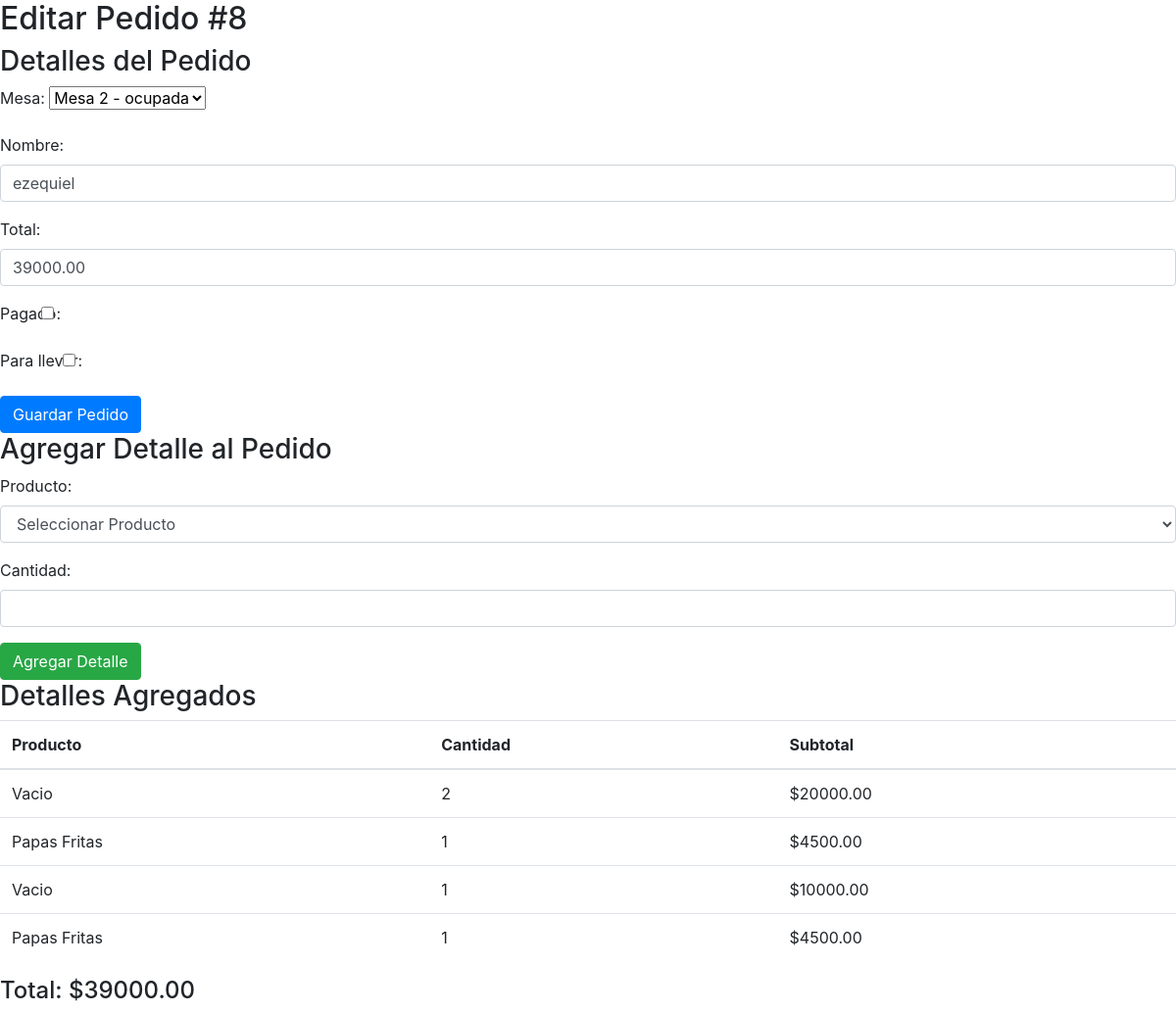
Screenshot of /editar/8/ with the database file from the repository.
### Parrilla/models.py (models this page shows, shortened)
class Pedido(models.Model):
    mesa = models.ForeignKey('Mesa', on_delete=models.CASCADE, blank=True, null=True)
    nombre = models.CharField(max_length=100, blank=True, null=True)
    fecha = models.DateTimeField(auto_now_add=True)
    total = models.DecimalField(max_digits=10, decimal_places=2, default=0)
    pagado = models.BooleanField(default=False)
    para_llevar = models.BooleanField(default=False)

class DetallePedido(models.Model):
    pedido = models.ForeignKey(Pedido, on_delete=models.CASCADE)
    producto = models.ForeignKey(Producto, on_delete=models.CASCADE)
    cantidad = models.PositiveIntegerField(default=1)
    subtotal = models.DecimalField(max_digits=10, decimal_places=2, default=0)

class Producto(models.Model):
    nombre = models.CharField(max_length=100)
    precio = models.DecimalField(max_digits=10, decimal_places=2)
    descripcion = models.TextField()
    imagen = models.ImageField(upload_to='productos')
    categoria = models.CharField(max_length=50, choices=[
        ('sandwiches', 'Sandwiches'),
        ('porciones', 'Porciones'),
        ('ensaladas', 'Ensaladas'),
        ('papas', 'Papas'),
        ('bebidas', 'Bebidas'),
    ])
    def __str__(self):
        return self.nombre

### Parrilla/views.py (the view)
# urls.py: path('editar/<int:pk>/', views.editar_pedido, name='editar_pedido'),
def editar_pedido(request, pk):
    pedido = get_object_or_404(Pedido, pk=pk)
    if request.method == 'POST' and 'editar_pedido' in request.POST:
        pedido_form = PedidoForm(request.POST, instance=pedido)
        if pedido_form.is_valid():
            pedido_form.save()
            pedido.calcular_total()  # Calcular el total después de editar
            return redirect('detalle_pedido', pedido_id=pedido.id)
    else:
        pedido_form = PedidoForm(instance=pedido)
    if request.method == 'POST' and 'agregar_detalle' in request.POST:
        detalle_form = DetallePedidoForm(request.POST)
        if detalle_form.is_valid():
            detalle = detalle_form.save(commit=False)
            detalle.pedido = pedido  # Asociar el detalle con el pedido
            detalle.calcular_subtotal()  # Calcular el subtotal del detalle
            detalle.save()
            pedido.calcular_total()  # Recalcular el total después de agregar el detalle
            return redirect('editar_pedido', pk=pedido.id)
    else:
        detalle_form = DetallePedidoForm()
    detalles_pedido = pedido.detallepedido_set.all()  # Obtener los detalles del pedido
    return render(request, 'Parrilla/editar_pedido.html', {
        'pedido_form': pedido_form,
        'detalle_form': detalle_form,
        'detalles_pedido': detalles_pedido,
        'pedido': pedido,
    })

### Parrilla/forms.py
class PedidoForm(forms.ModelForm):
    class Meta:
        model = Pedido
        fields = ['mesa', 'nombre', 'total', 'pagado', 'para_llevar']
        widgets = {
            'mesa': forms.Select(),
            'nombre': forms.TextInput(attrs={'class': 'form-control'}),
            'total': forms.NumberInput(attrs={'class': 'form-control'}),
            'pagado': forms.CheckboxInput(attrs={'class': 'form-check-input'}),
            'para_llevar': forms.CheckboxInput(attrs={'class': 'form-check-input'}),
        }

class DetallePedidoForm(forms.ModelForm):
    class Meta:
        model = DetallePedido
        fields = ['producto', 'cantidad']
    producto = forms.ModelChoiceField(queryset=Producto.objects.all(), empty_label="Seleccionar Producto", widget=forms.Select(attrs={'class': 'form-control'}))
    cantidad = forms.IntegerField(min_value=1, widget=forms.NumberInput(attrs={'class': 'form-control'}))

### Parrilla/models.py (called while the page is built)
    def __str__(self):
        return (f'Mesa {self.numero} - {self.estado}')

### Parrilla/templates/Parrilla/editar_pedido.html (shortened to what this page needs)
{% extends 'Parrilla/base_generic.html' %}
{% block content %}
    <h2>Editar Pedido #{{ pedido.id }}</h2>
    <h3>Detalles del Pedido</h3>
    <form method="post">
        {{ pedido_form.as_p }}
        <button type="submit" name="editar_pedido" class="btn btn-primary">Guardar Pedido</button>
    </form>
    <h3>Agregar Detalle al Pedido</h3>
    <form method="post">
        {{ detalle_form.as_p }}
        <button type="submit" name="agregar_detalle" class="btn btn-success">Agregar Detalle</button>
    </form>
    <h3>Detalles Agregados</h3>
    <table class="table">
        <thead>
            <tr>
                <th>Producto</th>
                <th>Cantidad</th>
                <th>Subtotal</th>
            </tr>
        </thead>
        <tbody>
            {% for detalle in detalles_pedido %}
                <tr>
                    <td>{{ detalle.producto.nombre }}</td>
                    <td>{{ detalle.cantidad }}</td>
                    <td>${{ detalle.subtotal }}</td>
                </tr>
            {% endfor %}
        </tbody>
    </table>
    <h4>Total: ${{ pedido.total }}</h4>
{% endblock %}

### rows the page displays
Pedido: id "8", mesa "Mesa 2 - ocupada", nombre "ezequiel", total "39000.00"
DetallePedido: producto.nombre "Vacio", cantidad "2", subtotal "20000.00"
DetallePedido: producto.nombre "Papas Fritas", cantidad "1", subtotal "4500.00"
DetallePedido: producto.nombre "Vacio", cantidad "1", subtotal "10000.00"
DetallePedido: producto.nombre "Papas Fritas", cantidad "1", subtotal "4500.00"
